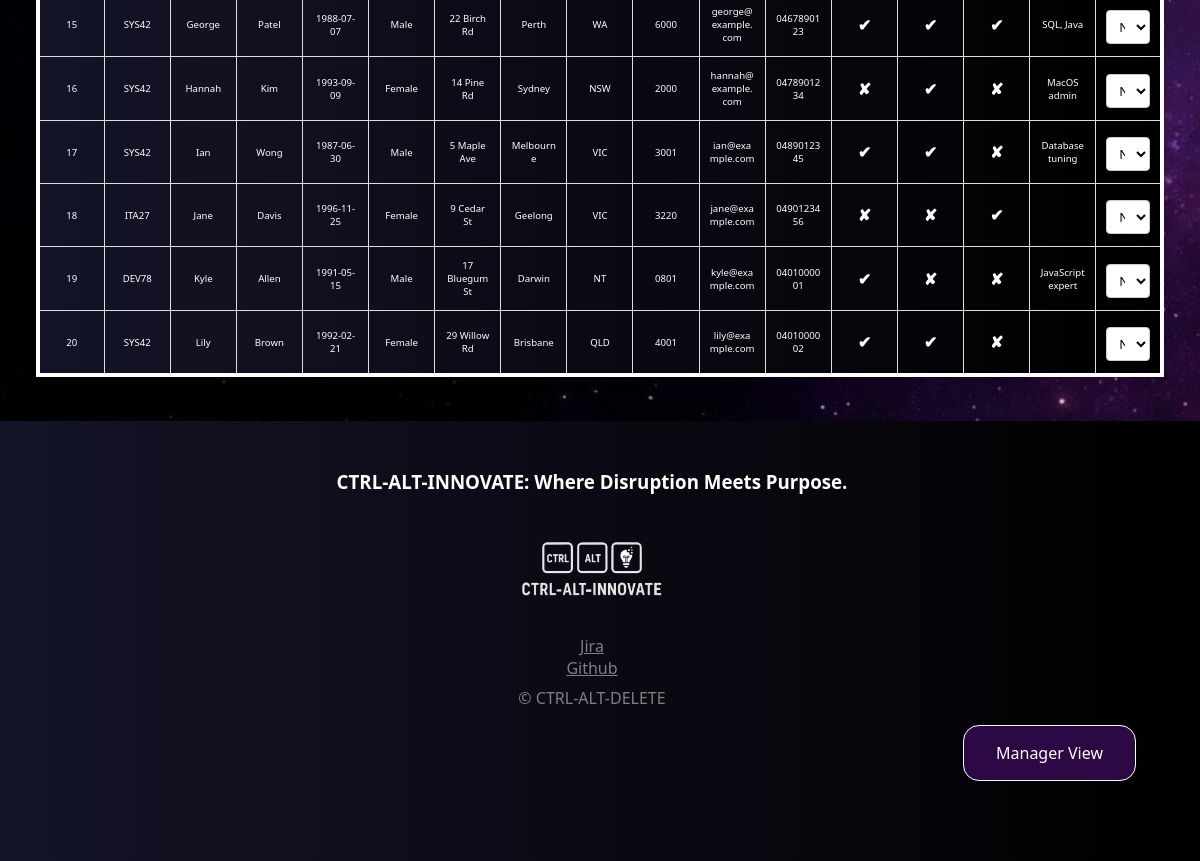
Page /manage.php (signed in, lower part) on the earlier database version.
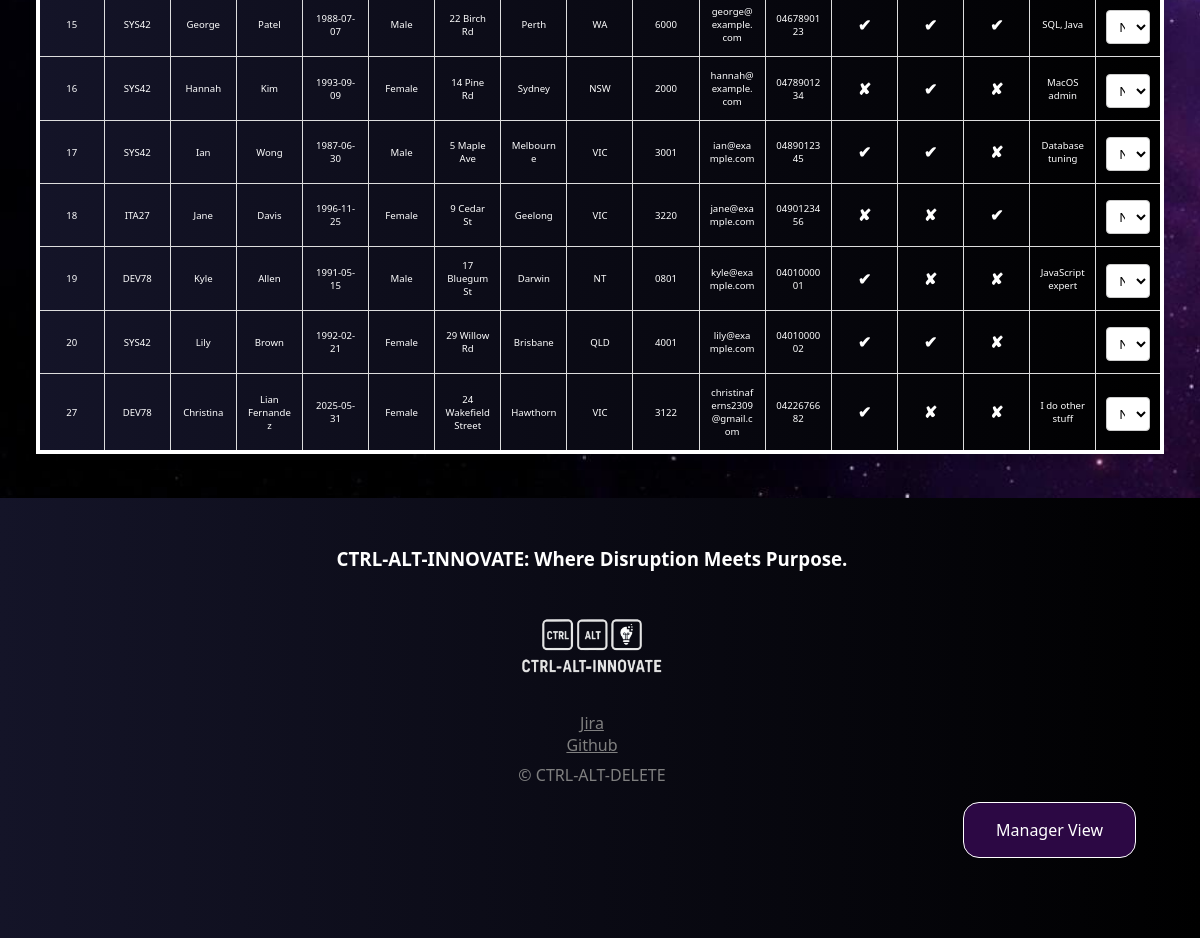
Same page on the later database version.
### tables this page shows
CREATE TABLE `eoi` (
  `eoi_id` int(11) NOT NULL,
  `applicant_id` int(11) NOT NULL,
  `ref_id` varchar(10) NOT NULL,
  `status` enum('New','Current','Final') DEFAULT 'New'
);

CREATE TABLE `applicants` (
  `applicant_id` int(11) NOT NULL,
  `first_name` varchar(20) DEFAULT NULL,
  `last_name` varchar(20) DEFAULT NULL,
  `date_of_birth` date DEFAULT NULL,
  `gender` enum('Female','Male','Other') DEFAULT NULL,
  `street_address` varchar(40) DEFAULT NULL,
  `suburb` varchar(40) DEFAULT NULL,
  `state` enum('ACT','NSW','NT','QLD','SA','TAS','VIC','WA') DEFAULT NULL,
  `postcode` char(4) DEFAULT NULL,
  `email` varchar(50) DEFAULT NULL,
  `phone` varchar(12) DEFAULT NULL,
  `other_skills` text DEFAULT NULL
);

### manage.php (the view, shortened to what this page needs)
<?php
require_once "settings.php";
$query = "SELECT
    e.eoi_id,
    e.ref_id as job_reference,
    a.first_name,
    a.last_name,
    a.date_of_birth,
    a.gender,
    a.street_address,
    a.suburb,
    a.state,
    a.postcode,
    a.email,
    a.phone,
    a.other_skills,
    e.status,
    GROUP_CONCAT(s.skill_name ORDER BY s.skill_id SEPARATOR ', ') as skills_list,
    MAX(CASE WHEN s.skill_name = 'Technical Support' THEN 1 ELSE 0 END) as technical_support,
    MAX(CASE WHEN s.skill_name = 'System Administration' THEN 1 ELSE 0 END) as system_administration,
    MAX(CASE WHEN s.skill_name = 'Problem-Solving & Communication' THEN 1 ELSE 0 END) as problem_solving_and_communication
FROM eoi e
JOIN applicants a ON e.applicant_id = a.applicant_id
LEFT JOIN applicant_skills aps ON a.applicant_id = aps.applicant_id
LEFT JOIN skills s ON aps.skill_id = s.skill_id";
$status_options = ["New", "Current", "Final"];
$current_sort_field = "e.eoi_id";
$current_sort_order = "ASC";
$query .= " GROUP BY e.eoi_id, e.ref_id, a.first_name, a.last_name, a.date_of_birth, a.gender, a.street_address, a.suburb, a.state, a.postcode, a.email, a.phone, a.other_skills, e.status";
$query .= " ORDER BY $current_sort_field $current_sort_order";
$stmt = mysqli_prepare($conn, $query);
mysqli_stmt_execute($stmt);
$result = mysqli_stmt_get_result($stmt);
?>
<!DOCTYPE html>
<html>
<head>
    <link rel="stylesheet" href="styles/styles.css">
</head>
<body>
    <div class="manage-page">
            <form method="post">
                <br><br>
                <?php if ($result && mysqli_num_rows($result) > 0): ?>
                    <table>
                        <?php while ($row = mysqli_fetch_assoc($result)): ?>
                            <tr>
                                <td><?= htmlspecialchars($row["eoi_id"]) ?></td>
                                <td><?= htmlspecialchars($row["job_reference"]) ?></td>
                                <td><?= htmlspecialchars($row["first_name"]) ?></td>
                                <td><?= htmlspecialchars($row["last_name"]) ?></td>
                                <td><?= htmlspecialchars($row["date_of_birth"]) ?></td>
                                <td><?= htmlspecialchars($row["gender"]) ?></td>
                                <td><?= htmlspecialchars($row["street_address"]) ?></td>
                                <td><?= htmlspecialchars($row["suburb"]) ?></td>
                                <td><?= htmlspecialchars($row["state"]) ?></td>
                                <td><?= htmlspecialchars($row["postcode"]) ?></td>
                                <td><?= htmlspecialchars($row["email"]) ?></td>
                                <td><?= htmlspecialchars($row["phone"]) ?></td>
                                <td class="check_cross"><?= $row["technical_support"] ? '&#10004;' : '&#10008;'; ?></td>
                                <td class="check_cross"><?= $row["system_administration"] ? '&#10004;' : '&#10008;'; ?></td>
                                <td class="check_cross"><?= $row["problem_solving_and_communication"] ? '&#10004;' : '&#10008;'; ?></td>
                                <td><?= htmlspecialchars($row["other_skills"]) ?></td>
                                <td>
                                    <select class="status-dropdown" name="status_update[<?= $row["eoi_id"] ?>]">
                                        <?php foreach ($status_options as $status):
                                            $selected = ($row["status"] === $status) ? "selected" : "";
                                        ?>
                                            <option value="<?= $status ?>" <?= $selected ?>><?= $status ?></option>
                                        <?php endforeach; ?>
                                    </select>
                                </td>
                            </tr>
                        <?php endwhile; ?>
                    </table>
                <?php else: ?>
                    <p>No results found.</p>
                <?php endif; ?>
            </form>
    </div>
    <?php include 'footer.inc' ?>
</body>
</html>

### footer.inc
<footer>
<h3>CTRL-ALT-INNOVATE: Where Disruption Meets Purpose.</h3>
<a class="logo-icon" href="index.php"><img src="images/logo.png" alt="CTRL-ALT-INNOVATE Logo"></a>
<div class="footer-links">
    <a href="https://trisdinning.atlassian.net/jira/software/projects/MOR/summary" target="_blank">Jira</a>
    <a href="https://github.com/Dynamicarian/CTRL-ALT-INNOVATE" target="_blank">Github</a>
    <p>&#169; CTRL-ALT-DELETE</p>
</div>
<div class="manager-button-container">
    <a href="login.php" class="manager_page_button">Manager View</a>
</div>
</footer>

### styles/styles.css (style rules this page uses)
* { font-family: system-ui, -apple-system, BlinkMacSystemFont, 'Segoe UI', Roboto, Oxygen, Ubuntu, Cantarell, 'Open Sans', 'Helvetica Neue', sans-serif; margin: 0; max-width: 100vw; }
body { background-color: black; color: white; min-height: 100vh; display: grid; grid-template-rows: auto 1fr auto; background-image: url("images/purple-nebula-wallpaper-for-3840x2160-4k-136-712.jpg"); background-size: cover; background-attachment: fixed; }
.logo-icon { color: grey; width: 10rem; aspect-ratio: 542/461; }
.logo-icon img { width: 100%; }
footer { background-color: black; background-image: linear-gradient(90deg, rgb(20, 20, 40), rgb(0, 0, 0)); color: grey; padding: 3rem 4rem 5rem 3rem; display: flex; justify-content: space-between; align-items: center; flex-direction: column; text-align: center; margin-top: 2rem; }
footer h1, footer h2, footer h3 { color: white; }
footer p { margin-top: 0.5rem }
.footer-links { display: flex; flex-direction: column; align-items: center; justify-content: center; }
.footer-links a { padding-inline: 1rem; color: grey; transition: color 500ms; }
table { table-layout: fixed; width: 100%; border-collapse: collapse; margin-top: 2rem; margin-right: 1rem; height: fit-content; }
table, th, td { border: 2px solid white; overflow: hidden; }
table tbody tr { transition: all 0.2s ease; }
form input[type="text"], form input[type="date"], form input[type="email"], form select, form textarea { padding: 0.75rem; border-radius: 1rem; border: 1px solid #ccc; font-size: 1rem; margin-top: 0.25rem; background-color: white; color: black; border: 1px solid #ccc; width: 100%; cursor: pointer; }
.manage-page { font-family: Arial, sans-serif; padding: 12px; padding-top: 3rem; max-width: 100%; margin: 0 auto; }
.manage-page table { width: 100%; max-width: calc(100% - 3rem); border-collapse: collapse; margin-top: 3rem; background-image: linear-gradient(90deg, rgb(20, 20, 40), rgb(0, 0, 0)); box-shadow: 0 8px 8px rgba(0, 0, 0, 0.1); border: 4px solid white; overflow: hidden; margin-left: 1.5rem; }
.manage-page select.status-dropdown { width: 100%; padding: 6px 8px; border-radius: 4px; border: 1px solid #ccc; background-color: #fff; font-size: 13px; cursor: pointer; transition: border-color 0.2s ease; }
.manage-page .check_cross { font-size: 16px; font-weight: bold; }
.manager-button-container { width: 100%; display: flex; justify-content: right; align-content: end; }
.manager_page_button { display: inline-block; text-align: center; text-decoration: none; background-color: #2c0844; margin-top: 1rem; padding: 1rem 2rem; border: 1px solid #ffffffff; border-radius: 1rem; cursor: pointer; transition: background-color 0.3s ease; color: white; }

Differences in the rows shown:
added eoi: eoi_id "27", ref "DEV78", applicant.first_name "Christina", applicant.last_name "Lian Fernandez", applicant.date_of_birth "2025-05-31", applicant.gender "Female", applicant.street_address "24 Wakefield Street", applicant.suburb "Hawthorn", applicant.state "VIC", applicant.postcode "3122", applicant.email "christinaferns2309@gmail.com", applicant.phone "0422676682", applicant.other_skills "I do other stuff", eoi_id "New"
